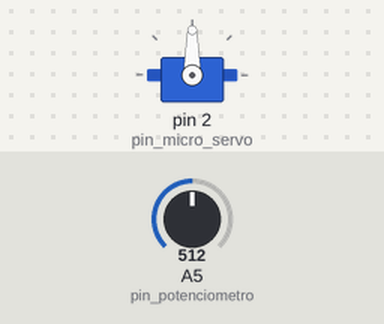
Bench run of a sketch on a simulated Arduino Uno, built with avr-gcc and run on an emulated ATmega328P. On the bench: servo. The inputs (shaded band) are chosen by the test bench; at power-on: A5 (pin_potenciometro) = 512.

Above: at 1.2 s.
1.3 s: A5 (pin_potenciometro) set to 716
At 2.5 s:
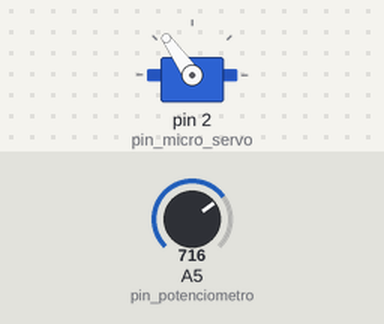
2.8 s: A5 (pin_potenciometro) set to 900
At 4.0 s:
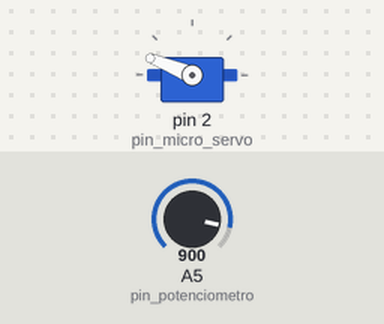
4.3 s: A5 (pin_potenciometro) set to 1023
At 5.4 s:
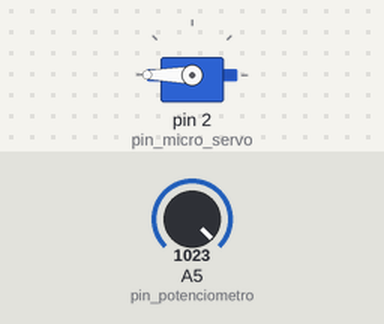
5.8 s: A5 (pin_potenciometro) set to 306
At 6.8 s:
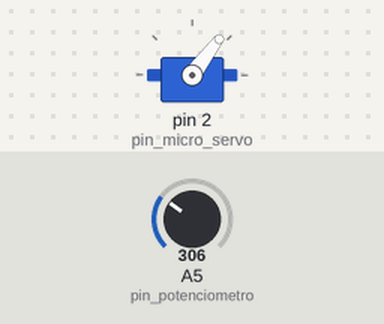
7.3 s: A5 (pin_potenciometro) set to 122
At 8.2 s:
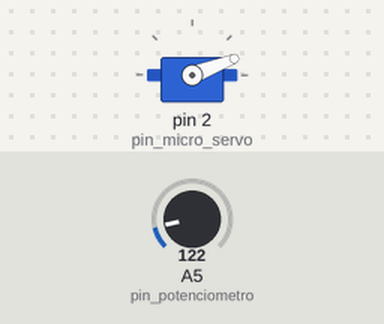
Timing chart, 0 to 9.8 s (numbered marks = the images above; inputs shaded):
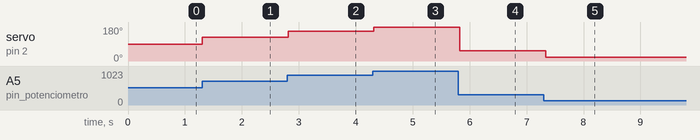

The sketch:

servo.ino
```cpp
#include <Servo.h>

// https://servodatabase.com/servo/towerpro/sg90
Servo micro_servo;
const int pin_micro_servo = 2;
const int pulso_min = 500;    // en micro segundos
const int pulso_max = 2400;

const int pin_potenciometro = 5;  // entrada analogica
int angulo;

void setup()
{
  micro_servo.attach(pin_micro_servo, pulso_min, pulso_max);  // inicializacion del servo
  /*
  //Controlar valor del angulo:
  Serial.begin(9600);
  */
}

void loop()
{
  angulo = map(analogRead(pin_potenciometro), 0, 1023, 0, 180); // mapea el valor leido del potenciometro, desde el conjunto de partida entre 0 y 1023, al de llegada, entre 0 y 180 grados

  micro_servo.write(angulo);
  delay(50);

  /*
  // Controlar valor del angulo:
  Serial.println(angulo);
  delay(50);
  */
}
```

Measured:
- after the input at 1.3 s, servo on pin 2 (pin_micro_servo): 90° → 125° at once
- after the input at 2.8 s, servo on pin 2 (pin_micro_servo): 125° → 158° at once
- after the input at 4.3 s, servo on pin 2 (pin_micro_servo): 158° → 180° at once
- after the input at 5.8 s, servo on pin 2 (pin_micro_servo): 180° → 53° at once
- after the input at 7.3 s, servo on pin 2 (pin_micro_servo): 53° → 21° at once
